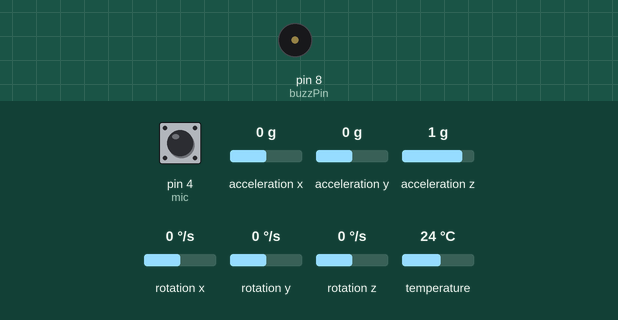
Simulated run of this sketch. Board: Arduino Uno, built with avr-gcc and run on an emulated ATmega328P. Shown: buzzer (waves = sounding). The inputs (shaded band) are chosen by the test bench; at power-on: pin 4 (mic) LOW, acceleration x 0 g, acceleration y 0 g, acceleration z 1 g, rotation x 0 °/s, rotation y 0 °/s, rotation z 0 °/s, temperature 24 °C. What the sketch prints to the serial monitor is not drawn.

Above: at 0.1 s.
At 1.3 s:
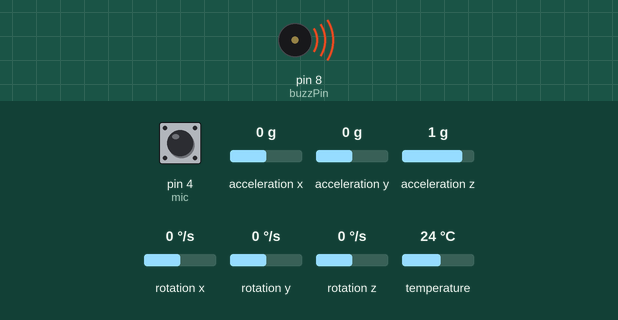
1.4 s: pin 4 (mic) driven HIGH
3.2 s: pin 4 (mic) pulsed LOW 5 times (0.12 s each, 0.3 s apart)
Timing chart, 0 to 6.2 s (numbered marks = the images above; inputs shaded):
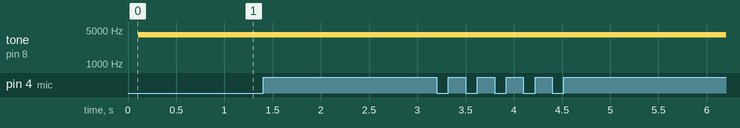

The sketch:

cod.ino
```cpp
#include <Adafruit_MPU6050.h>
#include <Adafruit_Sensor.h>
#include <Wire.h>
#include <SoftwareSerial.h>

SoftwareSerial mySerial(3, 2);

//ULTRASONIC
unsigned int HighByte = 0;
unsigned int LowByte  = 0;
unsigned int Len  = 0;


//SUNET
const int mic =  4;
int state=0;


//ACCELEROMETRU
Adafruit_MPU6050 mpu;


//BUZZER
int buzzPin=8;


void setup() {
  Serial.begin(9600);
  mySerial.begin(9600);

  //BUZZER
  pinMode(buzzPin,OUTPUT);


  // MICROFON
  pinMode(mic, INPUT);


   // ACCELEROMETRU
  if (!mpu.begin()) {
    Serial.println("Failed to find MPU6050 chip");
    while (1) {
      delay(10);
    }
  }
  mpu.setHighPassFilter(MPU6050_HIGHPASS_0_63_HZ);
  mpu.setMotionDetectionThreshold(10);
  mpu.setMotionDetectionDuration(20);
  mpu.setInterruptPinLatch(true);
  mpu.setInterruptPinPolarity(true);
  mpu.setMotionInterrupt(true);
  delay(100);
}

void loop() {

/////////////////////ACCELEROMETRU
  if(mpu.getMotionInterruptStatus())
  {
    sensors_event_t a, g, temp;
    mpu.getEvent(&a, &g, &temp);
    Serial.print("Alarma a fost activata datorita sistemului de detectie a socurilor! \n ");
      for (int i = 0; i < 250; i++)
      {
      tone(8, 4000, 2000);
    }
  }
  delay(10);


/////////////////////ULTRASONIC

   mySerial.flush();
   mySerial.write(0X55);
   delay(500);
   HighByte = mySerial.read();
   LowByte  = mySerial.read();
   Len  = HighByte * 256 + LowByte;
   if ((Len > 100) && (Len < 200))
   {
    Serial.print("Alarma a fost activata datorita sistemului de detectie a miscarii!\n");
    tone(8, 4000, 2000);
   }


/////////////////////////////MICROFON
  if(state==0 && digitalRead(mic) == 1){
    Serial.print("Alarma a fost activata datorita sistemului de detectie a sunetului!\n ");
    state=1;
    for (int i = 0; i < 280; i++)
    tone(8, 4000, 2000);
    delay(50);
  }
  if(state==1&&digitalRead(mic)==1)
  {
    state=0;
    delay(50);
  }


}
```

Measured:
- after the input at 1.4 s, every drawn part: stays the same
- after the input at 3.2 s, every drawn part: stays the same
